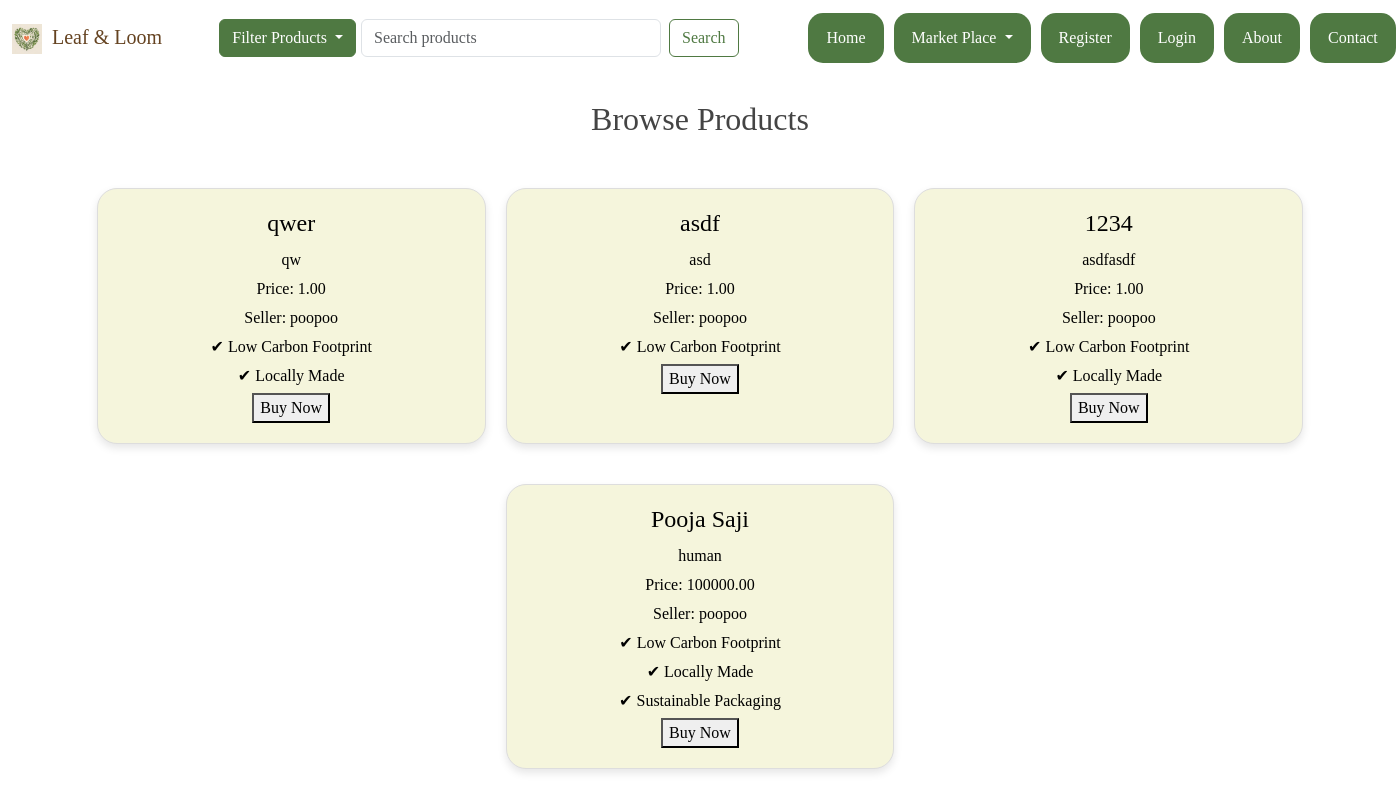
/browse/, run on an earlier commit of the app's database.
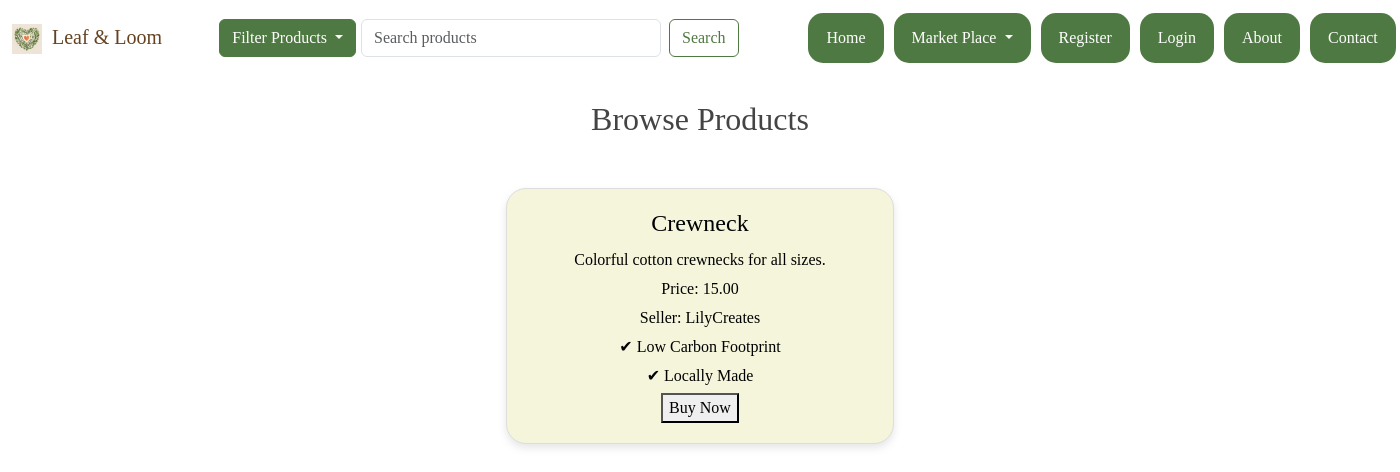
And on a later commit of the database.
### Leaf/models.py (models this page shows, shortened)
class Product(models.Model):
    seller = models.ForeignKey(Seller, on_delete=models.CASCADE)
    name = models.CharField(max_length=100)
    description = models.TextField()
    price = models.DecimalField(max_digits=10, decimal_places=2)
    eco_friendly = models.BooleanField(default=True)
    available = models.BooleanField(default=True)
    carbon_footprint = models.BooleanField(default=False)
    locally_made = models.BooleanField(default=False)
    recyclable = models.BooleanField(default=False)
    sustainable_packaging = models.BooleanField(default=False)

class Seller(models.Model):
    user = models.OneToOneField(User, on_delete=models.CASCADE)
    bio = models.TextField()
    location = models.CharField(max_length=100)

### Leaf/views.py (the view)
# urls.py: path('browse/', views.browse_products_view, name='browse_products'),
def browse_products_view(request):
    products = Product.objects.filter(available=True)
    products = Product.objects.all()# Ensure you're filtering by availability if needed
    return render(request, 'Leaf/browse_products.html', {'products': products})

### Leaf/templates/Leaf/browse_products.html (shortened to what this page needs)
{% extends 'Leaf/base.html' %}
{% block content %}
<!DOCTYPE html>
<html lang="en">
<head>
</head>
<body>
    <h1>Browse Products</h1>
    {% if products %}
        <div class="listholder">
        {% for product in products %}
            <lister>
                <h2>{{ product.name }}</h2>
                <p>{{ product.description }}</p>
                <p>Price: {{ product.price }}</p>
                <p>Seller: {{ product.seller.user.username }}</p>
                {% if product.carbon_footprint %}
                    <p>✔ Low Carbon Footprint</p>
                {% endif %}
                {% if product.locally_made %}
                    <p>✔ Locally Made</p>
                {% endif %}
                {% if product.sustainable_packaging %}
                    <p>✔ Sustainable Packaging</p>
                {% endif %}
            <button class="product-button" onclick="window.location.href='{% url 'checkout' product.id %}'">Buy Now</button>
            </lister>
        {% endfor %}
        </div>
    {% else %}
        <p>No products available.</p>
    {% endif %}
</body>
</html>
{% endblock %}

What changed in the data, as far as the page shows it:
removed Product: name "asdf", description "asd", price "1.00", seller.user.username "poopoo", carbon_footprint "✔ Low Carbon Footprint"
removed Product: name "1234", description "asdfasdf", price "1.00", seller.user.username "poopoo", carbon_footprint "✔ Low Carbon Footprint", locally_made "✔ Locally Made"
removed Product: name "Pooja Saji", description "human", price "100000.00", seller.user.username "poopoo", carbon_footprint "✔ Low Carbon Footprint", locally_made "✔ Locally Made", sustainable_packaging "✔ Sustainable Packaging"
changed Product: name "qwer" → "Crewneck"; description "qw" → "Colorful cotton crewnecks for all sizes."; price "1.00" → "15.00"; seller.user.username "poopoo" → "LilyCreates"
